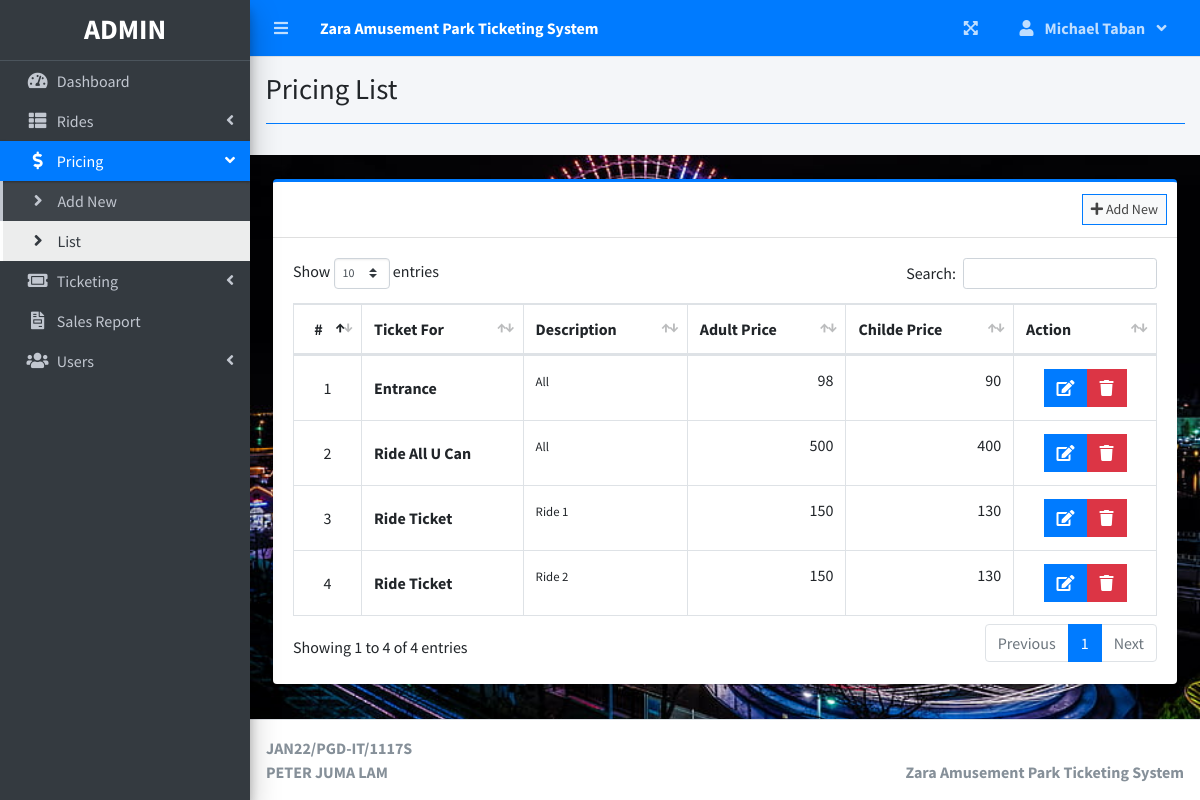
Page /index.php?page=pricing_list (signed in) on the committed database.
### tables this page shows
CREATE TABLE `pricing` (
  `id` int(11) NOT NULL,
  `name` varchar(200) NOT NULL,
  `ride_id` varchar(5) NOT NULL,
  `adult_price` float NOT NULL,
  `child_price` float NOT NULL,
  `date_created` datetime NOT NULL DEFAULT current_timestamp()
);

### pricing_list.php (the view, shortened to what this page needs)
<?php include'db_connect.php' ?>
<div class="col-lg-12">
	<div class="card card-outline card-primary">
		<div class="card-header">
			<div class="card-tools">
				<a class="btn btn-block btn-sm btn-default btn-flat border-primary " href="./index.php?page=new_pricing"><i class="fa fa-plus"></i> Add New</a>
			</div>
		</div>
		<div class="card-body">
			<table class="table tabe-hover table-bordered" id="list">
				<!-- <colgroup>
					<col width="5%">
					<col width="15%">
					<col width="25%">
					<col width="25%">
					<col width="15%">
				</colgroup> -->
				<thead>
					<tr>
						<th class="text-center">#</th>
						<th>Ticket For</th>
						<th>Description</th>
						<th>Adult Price</th>
						<th>Childe Price</th>
						<th>Action</th>
					</tr>
				</thead>
				<tbody>
					<?php
					$i = 1;
					$ride['all'] = "All";
					$ride[0] = "None";
					$rides = $conn->query("SELECT * FROM rides order by ride asc");
					while($row=$rides->fetch_assoc()){
						$ride[$row['id']] = ucwords($row['ride']);
					}
					$qry = $conn->query("SELECT * FROM pricing order by name asc ");
					while($row= $qry->fetch_assoc()):
					?>
					<tr>
						<td class="text-center"><?php echo $i++ ?></td>
						<td class=""><b><?php echo ucwords($row['name']) ?></b></td>
						<td><p><small><?php echo $ride[$row['ride_id']] ?></small></p></td>
						<td><p class="text-right"><?php echo number_format($row['adult_price']) ?></p></td>
						<td><p class="text-right"><?php echo number_format($row['child_price']) ?></p></td>
						<td class="text-center">
		                    <div class="btn-group">
		                        <a href="index.php?page=edit_pricing&id=<?php echo $row['id'] ?>" class="btn btn-primary btn-flat ">
		                          <i class="fas fa-edit"></i>
		                        </a>
		                        <button type="button" class="btn btn-danger btn-flat delete_pricing" data-id="<?php echo $row['id'] ?>">
		                          <i class="fas fa-trash"></i>
		                        </button>
	                      </div>
						</td>
					</tr>
				<?php endwhile; ?>
				</tbody>
			</table>
		</div>
	</div>
</div>

### index.php (shortened to what this page needs)
<!DOCTYPE html>
<html lang="en">
<?php
	include 'header.php'
?>
<body class="hold-transition sidebar-mini layout-fixed layout-navbar-fixed layout-footer-fixed">
<div class="wrapper">
  <?php include 'topbar.php' ?>
  <?php include 'sidebar.php' ?>
  <div class="content-wrapper">
    <div class="content-header">
      <div class="container-fluid">
        <div class="row mb-2">
          <div class="col-sm-6">
            <h1 class="m-0"><?php echo $title ?></h1>
          </div>
        </div>
            <hr class="border-primary">
      </div>
    </div>
    <section class="content"><br>
      <div class="container-fluid">
         <?php
            $page = isset($_GET['page']) ? $_GET['page'] : 'home';
            if(!file_exists($page.".php")){
                include '404.html';
            }else{
            include $page.'.php';
            }
          ?>
      </div><br>
    </section>
  </div>
  <footer class="main-footer">
    <strong>JAN22/PGD-IT/1117S</strong> <br><strong>PETER JUMA LAM</strong>
    <div class="float-right d-none d-sm-inline-block">
      <b>Zara Amusement Park Ticketing System</b>
    </div>
  </footer>
</div>
</body>
</html>

### header.php (shortened to what this page needs)
<head>
  <?php
  $title = isset($_GET['page']) ? ucwords(str_replace("_", ' ', $_GET['page'])) : "Home";
  $title = str_replace("Persons Companies","Persons/Companies",$title);
  ?>
  <link rel="stylesheet" href="assets/plugins/fontawesome-free/css/all.min.css">
  <link rel="stylesheet" href="assets/plugins/overlayScrollbars/css/OverlayScrollbars.min.css">
  <link rel="stylesheet" href="assets/plugins/datatables-bs4/css/dataTables.bootstrap4.min.css">
  <link rel="stylesheet" href="assets/plugins/datatables-responsive/css/responsive.bootstrap4.min.css">
  <link rel="stylesheet" href="assets/plugins/datatables-buttons/css/buttons.bootstrap4.min.css">
  <link rel="stylesheet" href="assets/plugins/select2/css/select2.min.css">
  <link rel="stylesheet" href="assets/plugins/select2-bootstrap4-theme/select2-bootstrap4.min.css">
  <link rel="stylesheet" href="assets/plugins/sweetalert2-theme-bootstrap-4/bootstrap-4.min.css">
  <link rel="stylesheet" href="assets/plugins/toastr/toastr.min.css">
  <link rel="stylesheet" href="assets/plugins/dropzone/min/dropzone.min.css">
  <link rel="stylesheet" href="assets/dist/css/jquery.datetimepicker.min.css">
  <link rel="stylesheet" href="assets/plugins/icheck-bootstrap/icheck-bootstrap.min.css">
  <link rel="stylesheet" href="assets/plugins/bootstrap4-toggle/css/bootstrap4-toggle.min.css">
  <link rel="stylesheet" href="assets/dist/css/adminlte.min.css">
  <link rel="stylesheet" href="assets/dist/css/styles.css">
  <link rel="stylesheet" href="assets/plugins/summernote/summernote-bs4.min.css">
</head>

### topbar.php (shortened to what this page needs)
<nav class="main-header navbar navbar-expand navbar-primary navbar-dark ">
  <ul class="navbar-nav">
    <?php if(isset($_SESSION['login_id'])): ?>
    <li class="nav-item">
      <a class="nav-link" data-widget="pushmenu" href="" role="button"><i class="fas fa-bars"></i></a>
    </li>
  <?php endif; ?>
    <li>
      <a class="nav-link text-white"  href="./" role="button"> <large><b>Zara Amusement Park Ticketing System</b></large></a>
    </li>
  </ul>
  <ul class="navbar-nav ml-auto">
    <li class="nav-item">
      <a class="nav-link" data-widget="fullscreen" href="#" role="button">
        <i class="fas fa-expand-arrows-alt"></i>
      </a>
    </li>
   <li class="nav-item dropdown">
          <a class="nav-link"  data-toggle="dropdown" aria-expanded="true" href="javascript:void(0)">
            <span>
              <div class="d-felx badge-pill">
                <span class="fa fa-user mr-2"></span>
                <span><b><?php echo ucwords($_SESSION['login_firstname']) ?></b></span>
                <span class="fa fa-angle-down ml-2"></span>
              </div>
            </span>
          </a>
    </li>
  </ul>
</nav>

### sidebar.php (shortened to what this page needs)
<aside class="main-sidebar sidebar-dark-primary elevation-4">
  <div class="dropdown">
 	<a href="./" class="brand-link">
      <?php if($_SESSION['login_type'] == 1): ?>
      <h3 class="text-center p-0 m-0"><b>ADMIN</b></h3>
      <?php else: ?>
      <h3 class="text-center p-0 m-0"><b>STAFF</b></h3>
      <?php endif; ?>
  </a>
  </div>
  <div class="sidebar pb-4 mb-4">
    <nav class="mt-2">
      <ul class="nav nav-pills nav-sidebar flex-column nav-flat" data-widget="treeview" role="menu" data-accordion="false">
        <li class="nav-item dropdown">
          <a href="./" class="nav-link nav-home">
            <i class="nav-icon fas fa-tachometer-alt"></i>
            <p>
              Dashboard
            </p>
          </a>
        </li>
        <?php if($_SESSION['login_type'] == 1): ?>
        <li class="nav-item">
          <a href="#" class="nav-link nav-edit_ride">
            <i class="nav-icon fas fa-th-list"></i>
            <p>
              Rides
              <i class="right fas fa-angle-left"></i>
            </p>
          </a>
        </li>
        <li class="nav-item">
          <a href="#" class="nav-link nav-edit_pricing">
            <i class="nav-icon fas fa-dollar-sign"></i>
            <p>
              Pricing
              <i class="right fas fa-angle-left"></i>
            </p>
          </a>
          <ul class="nav nav-treeview">
            <li class="nav-item">
              <a href="./index.php?page=new_pricing" class="nav-link nav-new_pricing tree-item">
                <i class="fas fa-angle-right nav-icon"></i>
                <p>Add New</p>
              </a>
            </li>
            <li class="nav-item">
              <a href="./index.php?page=pricing_list" class="nav-link nav-pricing_list tree-item">
                <i class="fas fa-angle-right nav-icon"></i>
                <p>List</p>
              </a>
            </li>
          </ul>
        </li>
      <?php endif; ?>
        <li class="nav-item">
          <a href="#" class="nav-link nav-edit_ticket">
            <i class="nav-icon fas fa-ticket-alt"></i>
            <p>
              Ticketing
              <i class="right fas fa-angle-left"></i>
            </p>
          </a>
        </li>
        <?php if($_SESSION['login_type'] == 1): ?>
        <li class="nav-item dropdown">
          <a href="./index.php?page=reports" class="nav-link nav-reports">
            <i class="nav-icon fas fa-file-invoice"></i>
            <p>
              Sales Report
            </p>
          </a>
        </li>
        <li class="nav-item">
          <a href="#" class="nav-link nav-edit_user">
            <i class="nav-icon fas fa-users"></i>
            <p>
              Users
              <i class="right fas fa-angle-left"></i>
            </p>
          </a>
        </li>
      <?php endif; ?>
      </ul>
    </nav>
  </div>
</aside>

### index.php (style rules this page uses)
.content { background: url('images/dash.jpg'); background-repeat: no-repeat; background-size: cover; background-position: center; }

### pricing_list.php (style rules this page uses)
table td { vertical-align: middle !important; }

### rows in the picture
pricing: name "Entrance", ride "All", adult_price "98", child_price "90"
pricing: name "Ride All U Can", ride "All", adult_price "500", child_price "400"
pricing: name "Ride Ticket", ride "Ride 1", adult_price "150", child_price "130"
pricing: name "Ride Ticket", ride "Ride 2", adult_price "150", child_price "130"

### other values in the picture
$_SESSION['login_firstname'] "Michael Taban"
$title "Pricing List"
